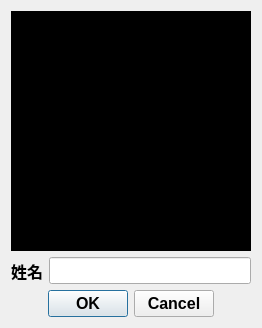
<?xml version="1.0" encoding="UTF-8"?>
<ui version="4.0">
 <class>Record</class>
 <widget class="QWidget" name="Record">
  <property name="geometry">
   <rect>
    <x>0</x>
    <y>0</y>
    <width>260</width>
    <height>326</height>
   </rect>
  </property>
  <property name="windowTitle">
   <string>Form</string>
  </property>
  <layout class="QVBoxLayout" name="verticalLayout_2">
   <item>
    <layout class="QVBoxLayout" name="verticalLayout">
     <item>
      <widget class="QLabel" name="FrameLabel">
       <property name="sizePolicy">
        <sizepolicy hsizetype="Preferred" vsizetype="Fixed">
         <horstretch>0</horstretch>
         <verstretch>0</verstretch>
        </sizepolicy>
       </property>
       <property name="minimumSize">
        <size>
         <width>240</width>
         <height>240</height>
        </size>
       </property>
       <property name="font">
        <font>
         <family>Arial</family>
         <pointsize>12</pointsize>
         <weight>75</weight>
         <bold>true</bold>
        </font>
       </property>
       <property name="styleSheet">
        <string notr="true">background:black;</string>
       </property>
       <property name="text">
        <string>TextLabel</string>
       </property>
      </widget>
     </item>
     <item>
      <layout class="QGridLayout" name="gridLayout">
       <item row="0" column="1">
        <widget class="QLineEdit" name="NameLineEdit">
         <property name="sizePolicy">
          <sizepolicy hsizetype="Preferred" vsizetype="Fixed">
           <horstretch>0</horstretch>
           <verstretch>0</verstretch>
          </sizepolicy>
         </property>
         <property name="font">
          <font>
           <family>Arial</family>
           <pointsize>12</pointsize>
           <weight>75</weight>
           <bold>true</bold>
          </font>
         </property>
        </widget>
       </item>
       <item row="0" column="0">
        <widget class="QLabel" name="label_3">
         <property name="sizePolicy">
          <sizepolicy hsizetype="Fixed" vsizetype="Preferred">
           <horstretch>0</horstretch>
           <verstretch>0</verstretch>
          </sizepolicy>
         </property>
         <property name="font">
          <font>
           <family>Arial</family>
           <pointsize>12</pointsize>
           <weight>75</weight>
           <bold>true</bold>
          </font>
         </property>
         <property name="text">
          <string>姓名</string>
         </property>
         <property name="alignment">
          <set>Qt::AlignCenter</set>
         </property>
        </widget>
       </item>
      </layout>
     </item>
     <item>
      <widget class="QDialogButtonBox" name="DialogBox">
       <property name="sizePolicy">
        <sizepolicy hsizetype="Preferred" vsizetype="Preferred">
         <horstretch>0</horstretch>
         <verstretch>0</verstretch>
        </sizepolicy>
       </property>
       <property name="font">
        <font>
         <family>Arial</family>
         <pointsize>12</pointsize>
         <weight>75</weight>
         <bold>true</bold>
        </font>
       </property>
       <property name="focusPolicy">
        <enum>Qt::NoFocus</enum>
       </property>
       <property name="layoutDirection">
        <enum>Qt::LeftToRight</enum>
       </property>
       <property name="orientation">
        <enum>Qt::Horizontal</enum>
       </property>
       <property name="standardButtons">
        <set>QDialogButtonBox::Cancel|QDialogButtonBox::Ok</set>
       </property>
       <property name="centerButtons">
        <bool>true</bool>
       </property>
      </widget>
     </item>
    </layout>
   </item>
  </layout>
 </widget>
 <resources/>
 <connections/>
</ui>
